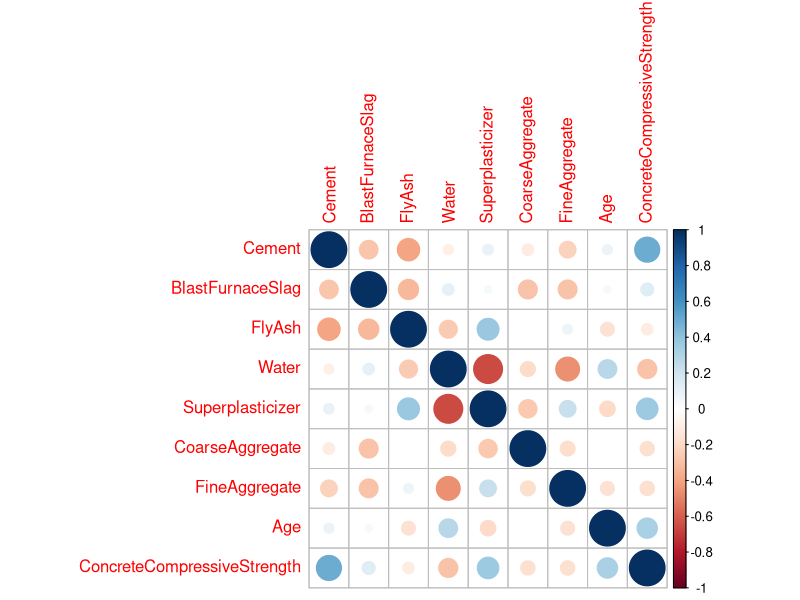
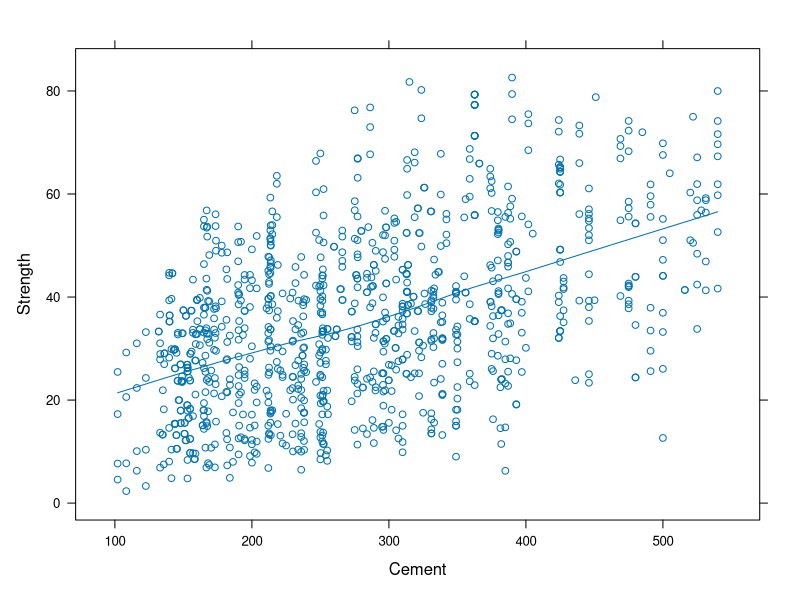
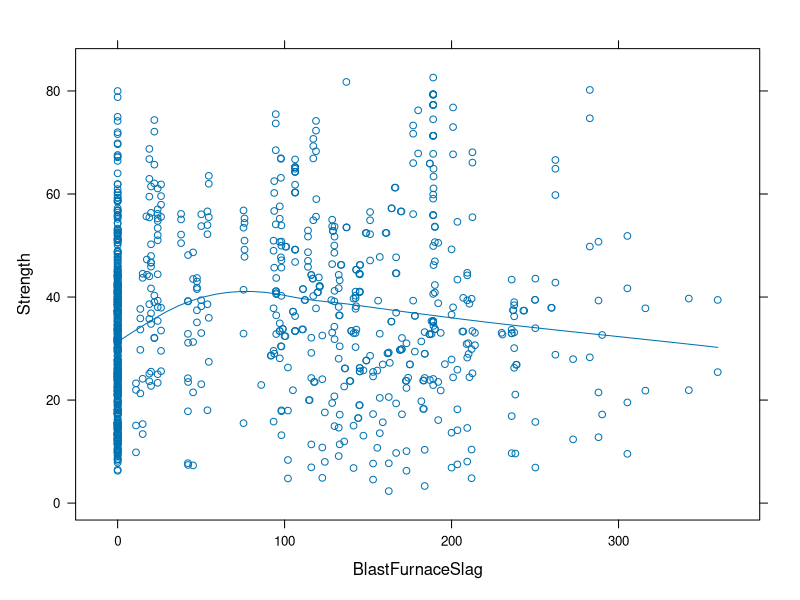
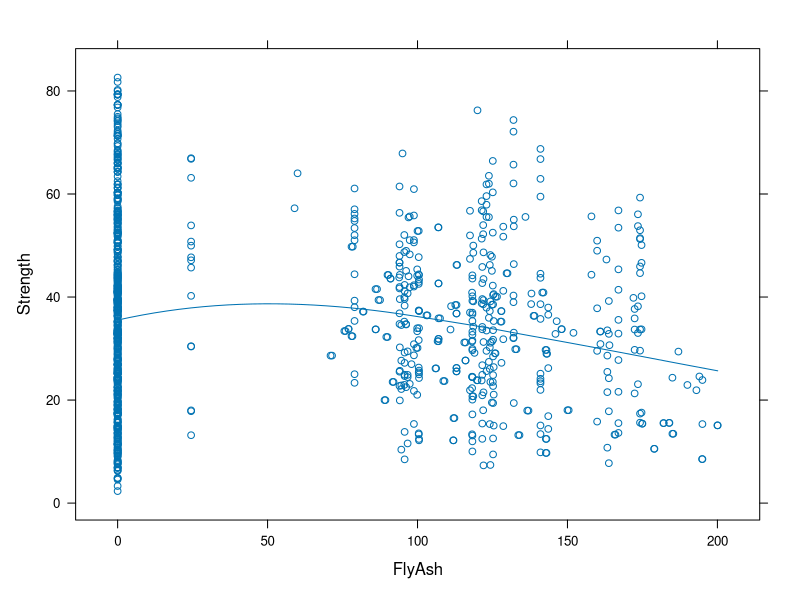
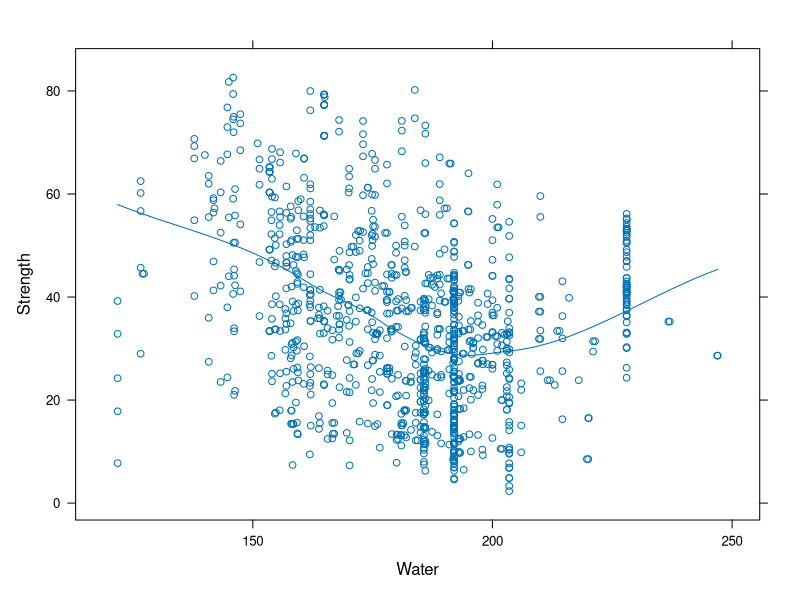
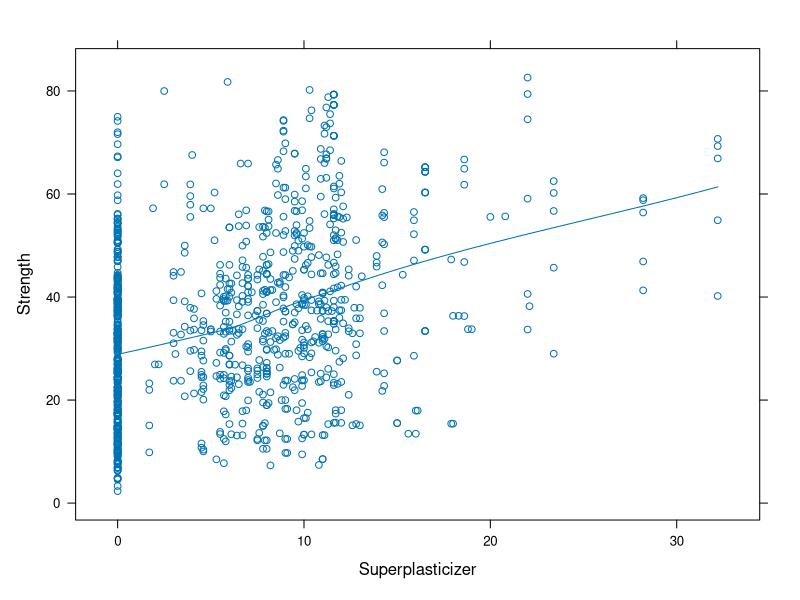
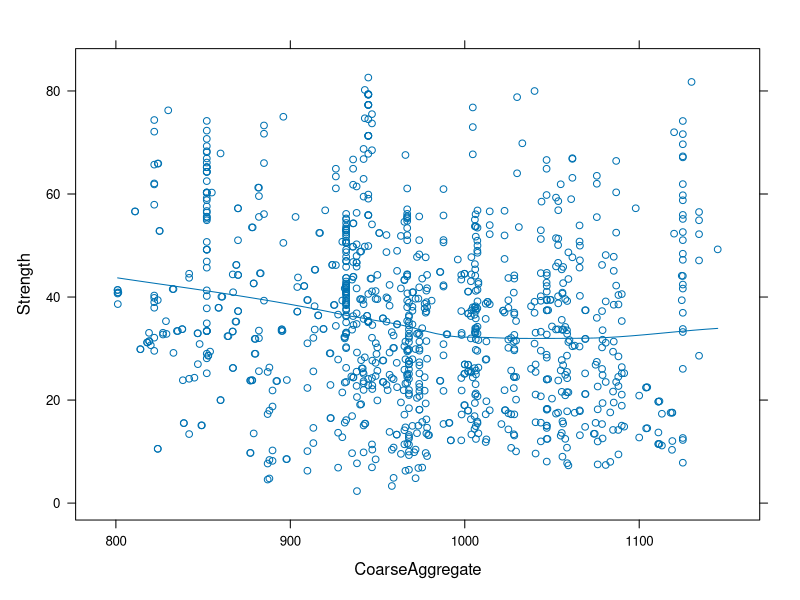
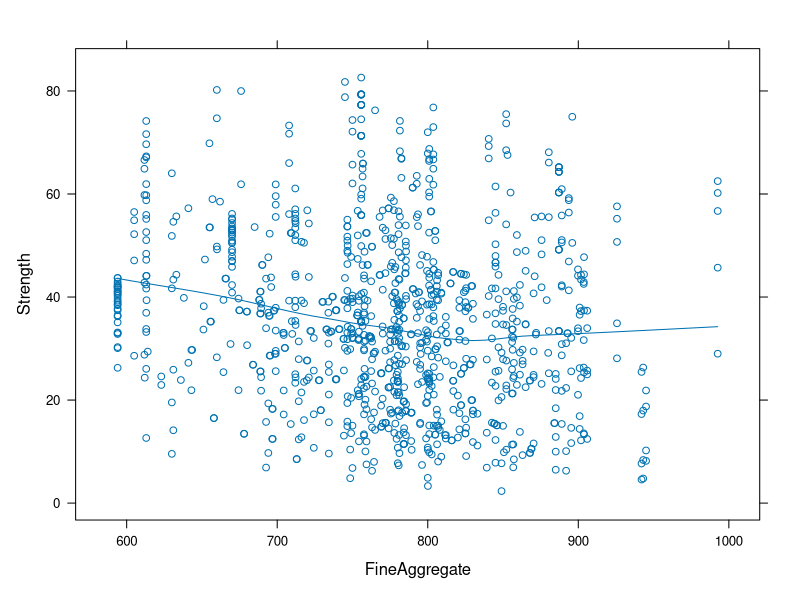

The R source for these figures, in order:
## ---- chunk 1
concrete <- read.csv("Concrete_Data.csv", comment.char = "#", row.names = NULL)
## ---- chunk 2
library(corrplot)
corrplot(cor(concrete))
## ---- chunk 3
library(lattice)
library(latticeExtra)

draw <-function(param) {
  formula <- reformulate(termlabels = param, response = 'ConcreteCompressiveStrength')
  xyplot(formula, panel=function(...) {  
  panel.xyplot(...)
  panel.loess(...)
  }, data = concrete, xlab = param, ylab = "Strength")
}
for (i in colnames(concrete)[-9]) { print(draw(i)) }

## ---- chunk 4
library(MASS)
library(e1071)
build_model_and_validate<- function(f){ 
  model = lm(as.formula(f), concrete)
  print(summary(model))
  print(tune(lm, as.formula(model), data = concrete, tunecontrol = tune.control(sampling = "cross")))
  return (model)
}
m1 = build_model_and_validate(ConcreteCompressiveStrength ~ .)
## ---- chunk 5
m2 = build_model_and_validate(ConcreteCompressiveStrength ~ Cement + BlastFurnaceSlag+FlyAsh + Water + Superplasticizer + Age)
## ---- chunk 6

concrete$Age <- factor(concrete$Age)
contrasts(concrete$Age) <- contr.helmert
m3 = build_model_and_validate(ConcreteCompressiveStrength ~ Cement + BlastFurnaceSlag + FlyAsh + Water + Superplasticizer + Age)
## ---- chunk 7
m3.aic <- stepAIC(m3)
tune(lm, as.formula(m3.aic), data = concrete, tunecontrol = tune.control(sampling = "cross"))
